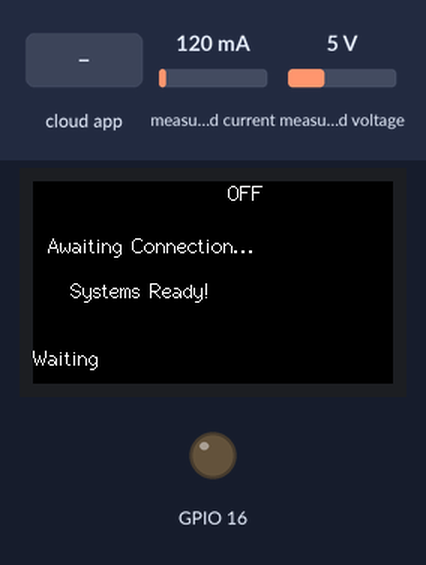
Recording of a sketch running on a simulated ESP32. Parts: 240×135 colour display, output pins drawn as LEDs (lit = HIGH). The test bench sets the inputs (shaded band); at power-on: measured current 120 mA, measured voltage 5 V. The RemoteXY app is connected; what the sketch prints to the serial monitor is not drawn.

Above: at 6.4 s.
6.5 s: the phone or cloud app sets sys_switch to 1
At 7.0 s:
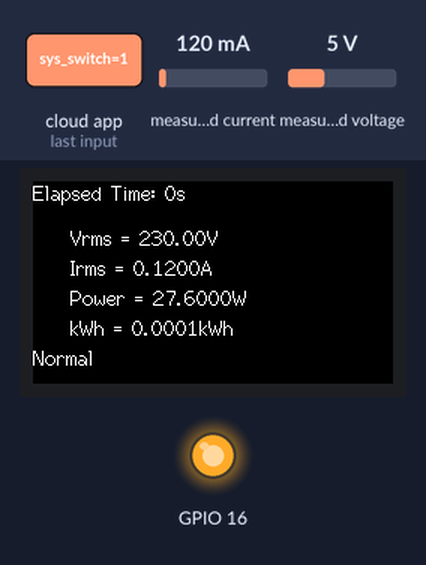
8.7 s: the phone or cloud app sets sys_switch to 0
At 9.7 s:
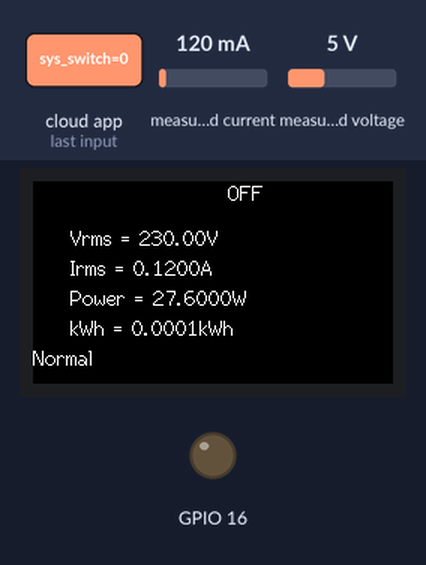
11.7 s: the phone or cloud app sets sys_switch to 1
At 11.83 s:
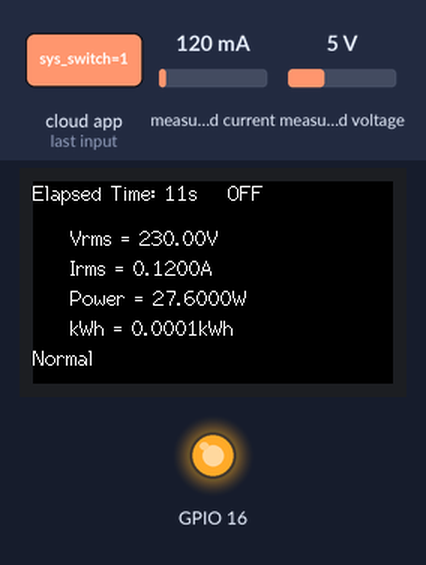
14.7 s: measured current set to 40 mA
At 15.22 s:
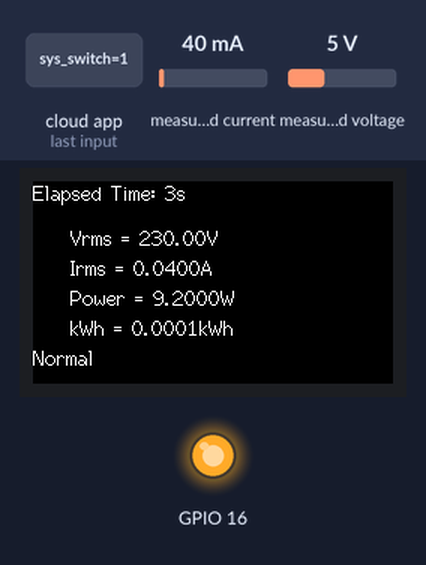
17.7 s: measured voltage set to 0.3 V
At 18.24 s:
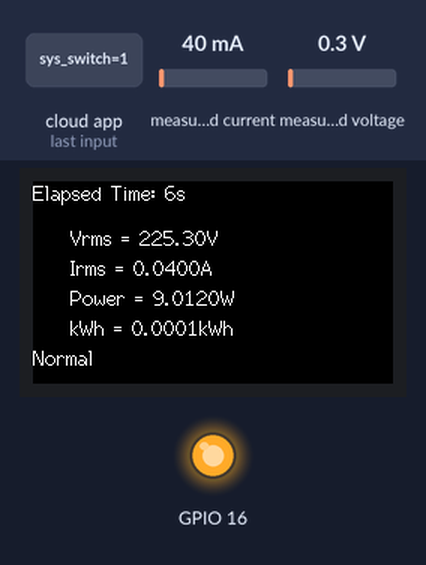
19.4 s: measured current set to 500 mA
At 20.1 s:
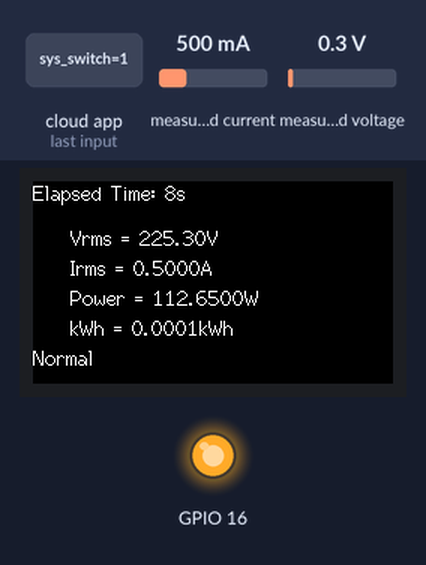
Timing chart, 0 to 21.9 s (numbered marks = the images above; inputs shaded):
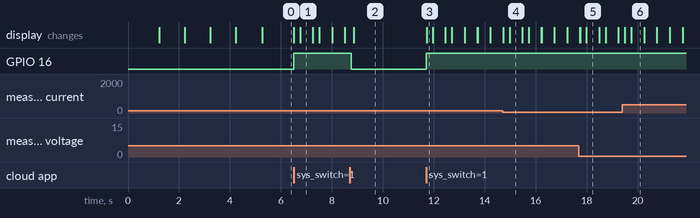

Measured:
- after the input at 6.5 s, GPIO 16: LOW → HIGH at once; the display: first changes at once (image 1 shows a later state)
- after the input at 8.7 s, GPIO 16: HIGH → LOW after 0.06 s; the display: changes after 0.16 s (image 2)
- after the input at 11.7 s, GPIO 16: LOW → HIGH at once; the display: changes at once (image 3)
- what the display in image 1 shows lasts 0.5 s, from 6.8 s to 7.3 s

The sketch:

fault_monitoring.ino
```cpp
// you can enable debug logging to Serial at 115200
//#define REMOTEXY__DEBUGLOG

// RemoteXY select connection mode and include library
#define REMOTEXY_MODE__ESP32CORE_WIFI_POINT
#include "EmonLib.h"
#include <TFT_eSPI.h>
#include <SPI.h>

#include <WiFi.h>
// #include <FreeRTOS.h>

// RemoteXY connection settings
#define REMOTEXY_WIFI_SSID "Energy Monitoring"
#define REMOTEXY_WIFI_PASSWORD "fluctuation"
#define REMOTEXY_SERVER_PORT 6377

/* TFT */
TFT_eSPI tft = TFT_eSPI();  // Invoke library, pins defined in User_Setup.h

#include <RemoteXY.h>

/* EMon */
EnergyMonitor emon;
#define vCalibration (106.8 - 65)
#define currCalibration 0.13186

float kWh = 0;
unsigned long lastmillis = millis();
unsigned long interval = 100; // interval at which to run event (milliseconds)
unsigned long startTime = 0;


// RemoteXY GUI configuration

// uint8_t RemoteXY_CONF[] = {   // 210 bytes
// 	255,1,0,56,0,203,0,17,0,0,0,16,1,106,200,1,1,15,0,130,
// 	3,6,100,76,0,31,68,4,7,99,73,34,31,26,134,86,111,108,116,115,
// 	0,65,109,112,115,0,67,50,86,26,10,5,2,27,11,129,8,89,38,5,
// 	116,86,111,108,116,97,103,101,32,82,101,97,100,105,110,103,58,0,129,78,
// 	88,16,7,17,86,111,108,116,115,0,69,7,2,14,14,1,2,20,183,70,
// 	12,0,2,26,31,31,79,78,0,79,70,70,0,67,50,101,26,10,5,2,
// 	27,11,129,8,104,37,5,116,67,117,114,114,101,110,116,32,82,101,97,100,
// 	105,110,103,58,0,129,78,103,19,7,17,65,109,112,115,0,130,6,123,95,
// 	54,0,31,67,27,134,53,9,5,35,31,11,129,43,149,22,5,25,67,111,
// 	110,100,105,116,105,111,110,0,67,10,156,88,18,5,2,27,13,129,46,127,
// 	15,5,25,83,116,97,116,117,115,0
// };
#pragma pack(push, 1)
uint8_t RemoteXY_CONF[] =   // 293 bytes
  { 255,1,0,90,0,30,1,17,0,0,0,31,1,106,200,1,1,24,0,130,
  4,4,98,93,0,31,130,4,102,98,75,0,31,68,6,5,95,45,33,31,
  26,86,111,108,116,115,0,129,14,116,16,5,116,86,114,109,115,32,61,0,
  69,7,2,14,14,1,2,15,182,78,13,0,2,26,31,31,79,78,0,79,
  70,70,0,129,14,126,16,5,116,73,114,109,115,32,61,32,0,67,43,155,
  53,9,4,49,31,11,129,15,158,16,5,25,83,116,97,116,117,115,58,0,
  129,14,136,20,5,116,80,111,119,101,114,32,61,32,0,129,14,167,23,5,
  116,67,111,110,100,105,116,105,111,110,58,0,67,38,114,42,9,4,8,31,
  11,67,38,124,42,9,4,8,31,11,67,38,134,42,9,4,8,31,11,129,
  71,116,14,6,8,86,111,108,116,115,0,129,71,126,16,6,8,65,109,112,
  115,0,129,70,136,16,6,8,87,97,116,116,115,0,67,43,165,53,9,4,
  49,31,21,129,44,105,15,7,116,68,97,116,97,0,129,14,146,15,5,116,
  107,87,104,32,61,32,0,67,38,144,42,9,4,8,31,11,129,72,146,12,
  6,8,107,87,104,0,130,4,52,98,48,0,31,68,6,53,95,45,34,31,
  33,135,65,109,112,115,0,87,97,116,116,115,0 };

// this structure defines all the variables and events of your control interface
struct {

    // input variables
  uint8_t sys_switch; // =1 if switch ON and =0 if OFF

    // output variables
  float voltmeter_graph;
  int16_t alarm; // =0 no sound, else ID of sound, =1001 for example, look sound list in app
  char status[11]; // string UTF8 end zero
  char voltmeter[11]; // string UTF8 end zero
  char ammeter[11]; // string UTF8 end zero
  char watt[11]; // string UTF8 end zero
  char condition[21]; // string UTF8 end zero
  char kWh[11]; // string UTF8 end zero
  float ammeter_graph;
  float wattmeter_graph;

    // other variable
  uint8_t connect_flag;  // =1 if wire connected, else =0

} RemoteXY;
#pragma pack(pop)

/////////////////////////////////////////////
//           END RemoteXY include          //
/////////////////////////////////////////////

QueueHandle_t queue;

void myTimerEvent() {
	emon.calcVI(20, 2000);

	tft.fillScreen(TFT_BLACK);
	tft.setCursor(0, 0);

	Serial.print("Vrms: ");
	Serial.print(emon.Vrms, 2);
	Serial.print("V");

	tft.setCursor(25, 30);
	tft.print("Vrms = ");
	tft.print(emon.Vrms, 2);
	tft.println("V");

	Serial.print("\tIrms: ");
	Serial.print(emon.Irms, 4);
	Serial.print("A");

	tft.setCursor(25, 50);
	tft.print("Irms = ");
	tft.print(emon.Irms, 4);
	tft.println("A");

	Serial.print("\tPower: ");
	Serial.print(emon.apparentPower, 4);
	Serial.print("W");

	tft.setCursor(25, 70);
	tft.print("Power = ");
	tft.print(emon.apparentPower, 4);
	tft.println("W");

	Serial.print("\tkWh: ");
	kWh = kWh + emon.apparentPower*(millis()-lastmillis)/3600000000.0;
	Serial.print(kWh, 4);
	Serial.println("kWh");

	tft.setCursor(25, 90);
	tft.print("kWh = ");
	tft.print(kWh, 4);
	tft.println("kWh");

	lastmillis = millis();

	RemoteXY.voltmeter_graph = emon.Vrms;
	RemoteXY.ammeter_graph = emon.Irms;
	RemoteXY.wattmeter_graph = emon.apparentPower;
	sprintf(RemoteXY.voltmeter, "%.2f", emon.Vrms);
	sprintf(RemoteXY.ammeter, "%.4f", emon.Irms);
	sprintf(RemoteXY.watt, "%.4f", emon.apparentPower);
	sprintf(RemoteXY.kWh, "%.4f", kWh);
}

void check_switch(void * parameter)
{
	int lastState = RemoteXY.sys_switch;
	while (1)
	{
		if (RemoteXY.sys_switch != lastState)
		{
			lastState = RemoteXY.sys_switch;
			if (RemoteXY.sys_switch == 0)
			{
				// Send a message to the main task to stop the meter reading
				int msg = 0;
				xQueueSend(queue, &msg, portMAX_DELAY);
			}
		}
		vTaskDelay(1);
	}
}

void setup()
{
	Serial.begin(115200);

	/* digital pin for relay */
	pinMode(16, OUTPUT);

	/* relay OFF */
	digitalWrite(16, LOW);

	RemoteXY_Init();

	/* system switch off initial state */
	RemoteXY.sys_switch = 0;

	/* initial condition print Waiting */
	sprintf(RemoteXY.condition, "Waiting");

	// TODO you setup code
	/* create queue */
	queue = xQueueCreate(10, sizeof(int));

	// Create a task that checks the switch
	xTaskCreate(check_switch, "Check switch", 1000, NULL, 2, NULL);


	tft.init();
	tft.setRotation(1);

	tft.fillScreen(TFT_BLACK);
	tft.setTextColor(TFT_WHITE,TFT_BLACK);
	tft.setTextFont(2);

	emon.voltage(34, vCalibration, 1.7); // Voltage: input pin, calibration, phase_shift
	emon.current(35, currCalibration); // Current: input pin, calibration.

	tft.fillScreen(TFT_BLACK);
	tft.setCursor(25, 35);
	tft.println("Energy Monitoring");
	tft.setCursor(55, 55);
	tft.println("System");
	tft.setCursor(35, 85);
	tft.print("Initializing");
	delay(1000);
	tft.print(".");
	delay(1000);
	tft.print(".");
	delay(1000);
	tft.print(".");
	delay(1000);
	tft.print(".");
	delay(1000);
	tft.print(".");

	tft.fillScreen(TFT_BLACK);
	tft.setCursor(10, 35);
	tft.println("Awaiting Connection...");

	/* print connected can now start */
	tft.setCursor(25, 65);
	tft.println("Systems Ready!");

	/* initialize 0 reading */
	sprintf(RemoteXY.voltmeter, "0.00");
	sprintf(RemoteXY.ammeter, "0.0000");
	sprintf(RemoteXY.watt, "0.0000");
	sprintf(RemoteXY.kWh, "0.0000");
}

void loop()
{
	RemoteXY_Handler ();

	// TODO you loop code
	// use the RemoteXY structure for data transfer
	// do not call delay(), use instead RemoteXY_delay()

	if (RemoteXY.sys_switch == 1)
	{
		unsigned long elapsedTime = millis() - startTime;

		if (startTime == 0)
			startTime = millis();

		/* print tft elapsed time */
		tft.setCursor(0, 0);
		tft.print("Elapsed Time: ");
		tft.print(elapsedTime / 1000);
		tft.println("s");

		/* print status -> running */
		sprintf(RemoteXY.status, "Running");

		/* relay ON */
		digitalWrite(16, HIGH);

		// if (millis() - lastmillis >= interval)
		myTimerEvent();
	} else {
		startTime = 0;
		/* print status -> stopped */
		sprintf(RemoteXY.status, "Stopped");

		/* relay OFF */
		digitalWrite(16, LOW);

		/* tft print OFF */
		tft.setCursor(130, 0);
		tft.println("OFF");
	}

	 // Check if a message has been received from the switch checking task
	int msg;
	if (xQueueReceive(queue, &msg, 0) == pdTRUE) {
	// Stop the meter reading
	// TODO: Add your code here to stop the meter reading
		RemoteXY.sys_switch = 0;

		sprintf(RemoteXY.voltmeter, "0.00");
		sprintf(RemoteXY.ammeter, "0.0000");
		sprintf(RemoteXY.watt, "0.0000");
		sprintf(RemoteXY.kWh, "0.0000");
	}

	/*
	 * switch case for condition based on the value of the graph
	 * if the value of the voltmeter graph is greater than 245, the condition is "Overvoltage"
	 * if the value of the voltmeter graph is between than 215 and 240 and , the condition is "Normal"
	 * if the value of the voltmeter graph is less than 215, the condition is "Undervoltage"
	 */
	switch ((int)RemoteXY.voltmeter_graph) {
		case 245 ... 1000:
			tft.setCursor(0, 110);
			tft.println("Overvoltage");
			sprintf(RemoteXY.condition, "Overvoltage");
			break;
		case 215 ... 244:
			tft.setCursor(0, 110);
			tft.println("Normal");
			sprintf(RemoteXY.condition, "Normal");
			break;
		case 101 ... 214:
			tft.setCursor(0, 110);
			tft.println("Undervoltage");
			sprintf(RemoteXY.condition, "Undervoltage");
			break;
		case 10 ... 100:
			tft.setCursor(0, 110);
			tft.println("Not connected");
			sprintf(RemoteXY.condition, "Not connected");
			break;
		default:
			tft.setCursor(0, 110);
			tft.println("Waiting");
			sprintf(RemoteXY.condition, "Waiting");
			break;
	}

}
```
